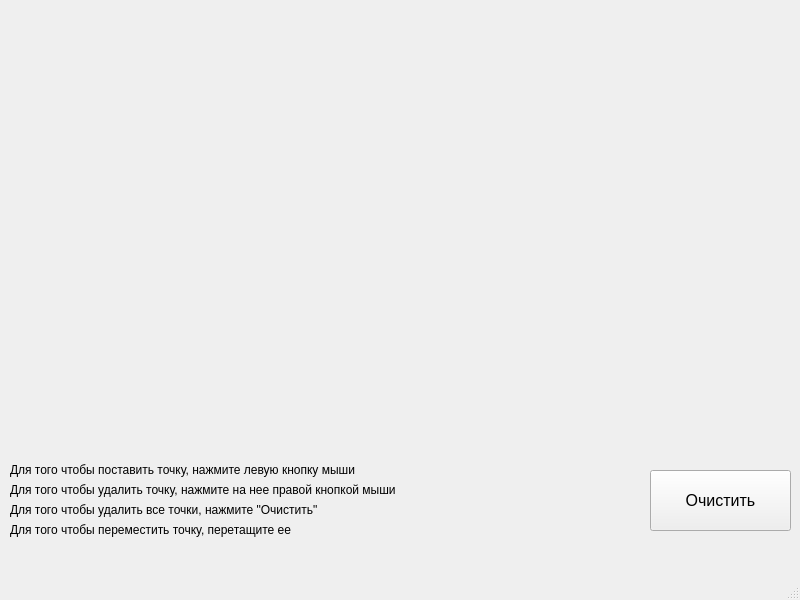
<?xml version="1.0" encoding="UTF-8"?>
<ui version="4.0">
 <class>MainWindow</class>
 <widget class="QMainWindow" name="MainWindow">
  <property name="geometry">
   <rect>
    <x>0</x>
    <y>0</y>
    <width>800</width>
    <height>600</height>
   </rect>
  </property>
  <property name="windowTitle">
   <string>MainWindow</string>
  </property>
  <widget class="QWidget" name="centralwidget">
   <widget class="QPushButton" name="pushButton">
    <property name="geometry">
     <rect>
      <x>650</x>
      <y>470</y>
      <width>141</width>
      <height>61</height>
     </rect>
    </property>
    <property name="font">
     <font>
      <pointsize>12</pointsize>
     </font>
    </property>
    <property name="text">
     <string>Очистить</string>
    </property>
   </widget>
   <widget class="QLabel" name="label">
    <property name="geometry">
     <rect>
      <x>10</x>
      <y>460</y>
      <width>441</width>
      <height>20</height>
     </rect>
    </property>
    <property name="text">
     <string>Для того чтобы поставить точку, нажмите левую кнопку мыши</string>
    </property>
   </widget>
   <widget class="QLabel" name="label_3">
    <property name="geometry">
     <rect>
      <x>10</x>
      <y>500</y>
      <width>391</width>
      <height>20</height>
     </rect>
    </property>
    <property name="text">
     <string>Для того чтобы удалить все точки, нажмите &quot;Очистить&quot;</string>
    </property>
   </widget>
   <widget class="UDrawWidget" name="widget" native="true">
    <property name="geometry">
     <rect>
      <x>10</x>
      <y>10</y>
      <width>781</width>
      <height>451</height>
     </rect>
    </property>
   </widget>
   <widget class="QLabel" name="label_4">
    <property name="geometry">
     <rect>
      <x>10</x>
      <y>520</y>
      <width>511</width>
      <height>20</height>
     </rect>
    </property>
    <property name="text">
     <string>Для того чтобы переместить точку, перетащите ее</string>
    </property>
   </widget>
   <widget class="QLabel" name="label_2">
    <property name="geometry">
     <rect>
      <x>10</x>
      <y>480</y>
      <width>541</width>
      <height>20</height>
     </rect>
    </property>
    <property name="text">
     <string>Для того чтобы удалить точку, нажмите на нее правой кнопкой мыши</string>
    </property>
   </widget>
  </widget>
  <widget class="QMenuBar" name="menubar">
   <property name="geometry">
    <rect>
     <x>0</x>
     <y>0</y>
     <width>800</width>
     <height>26</height>
    </rect>
   </property>
  </widget>
  <widget class="QStatusBar" name="statusbar"/>
 </widget>
 <customwidgets>
  <customwidget>
   <class>UDrawWidget</class>
   <extends>QWidget</extends>
   <header location="global">udrawwidget.h</header>
   <container>1</container>
  </customwidget>
 </customwidgets>
 <resources/>
 <connections/>
</ui>
